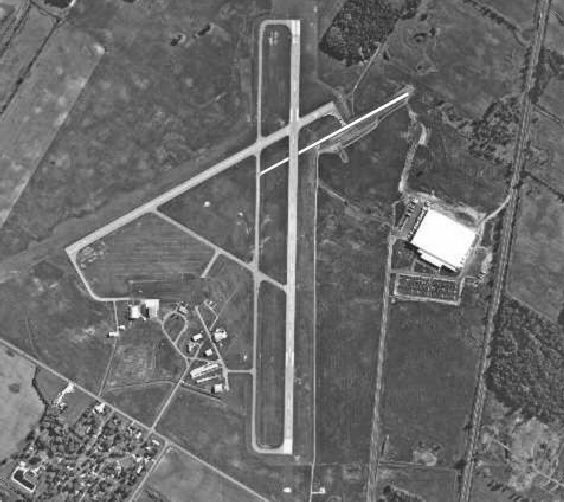
//> input picture images/Fig1034.tif, 564 x 502 px
$ ./lineDetection   (built with g++ and OpenCV 4)
//> lines starting //> are read from the running program, lines starting //| are printed output that depends on the picture; after the words box and inside, x2 and y2 are one past the last pixel; in counts of white or black regions, pixels touching at a corner belong together
#include <iostream>
#include <opencv2/core/core.hpp>
#include <opencv2/highgui/highgui.hpp>
#include "opencv2/imgproc/imgproc.hpp"

using namespace std;
using namespace cv;


int main()
{
     Mat src = imread("images/Fig1034.tif" );
//> src is the input picture: 502 rows x 564 cols, CV_8UC3; min 19, max 255, mean 106.4

     //edge extraction
     Mat edge;
     Canny(src, edge, 80, 200, 3);
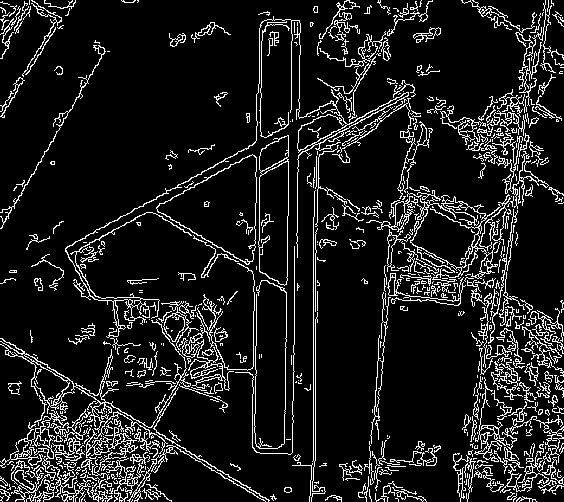
//> edge: 502 rows x 564 cols, CV_8UC1; 11.3% white in thin lines or dots

     //find contours
     vector<Vec4i> lines;
     HoughLinesP(edge, lines, 1, CV_PI / 180, 30, 50, 10);
//> lines = 297 lines (x1, y1, x2, y2), first 8: [285, 393, 288, 165], [315, 460, 315, 224], [497, 313, 520, 170], [1, 489, 67, 423], [37, 501, 154, 428], [0, 338, 269, 500], [470, 487, 482, 407], [526, 121, 532, 14]

     //draw lines
     for (size_t i = 0; i < lines.size(); i++)
     {
           line(src, Point(lines[i][0], lines[i][1]),Point(lines[i][2], lines[i][3]), Scalar(0, 0, 255), 1);
     }
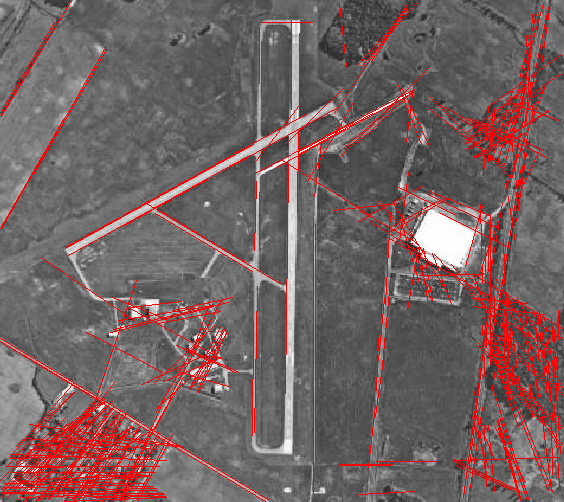
//> src: 502 rows x 564 cols, CV_8UC3; 7.91% of pixels changed, all inside (x1, y1, x2, y2) = (0, 2, 564, 502)

     imshow("Lines", src);
     waitKey(0);

}
